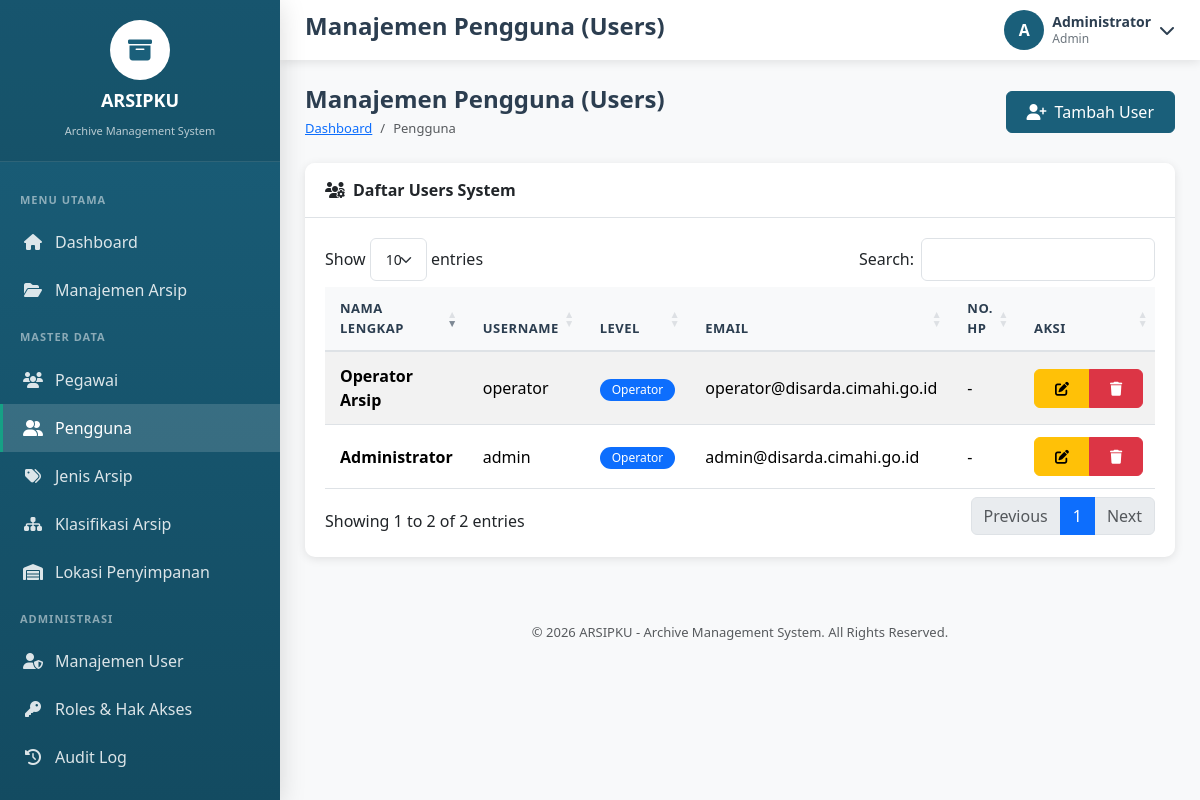
Before: /pengguna.php (signed in) with the older database file.
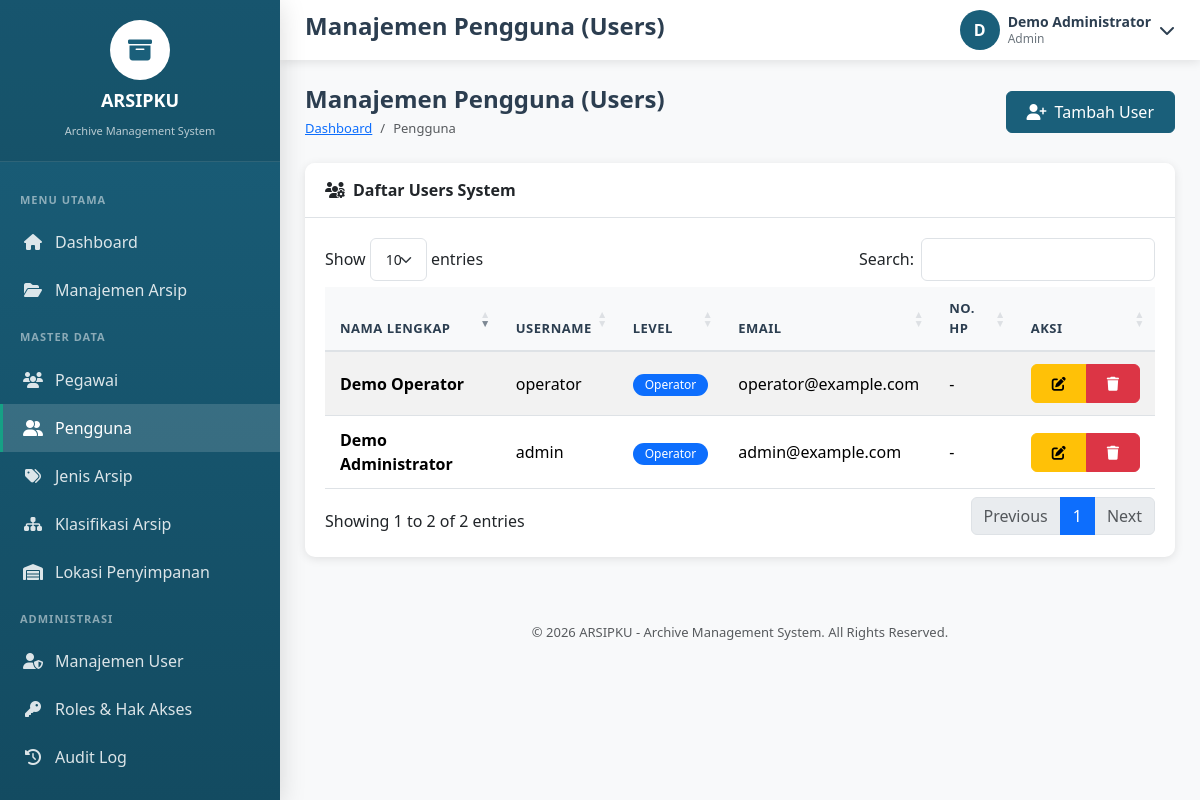
After: the same page with the newer database file.
### tables this page shows
CREATE TABLE Users (
    ID_User INT PRIMARY KEY AUTO_INCREMENT,
    Username VARCHAR(100) NOT NULL UNIQUE,
    Password VARCHAR(255) NOT NULL,
    Nama_Lengkap VARCHAR(255) NOT NULL,
    Email VARCHAR(255) UNIQUE,
    Role ENUM('Admin', 'Operator', 'Viewer') DEFAULT 'Viewer',
    Status ENUM('Aktif', 'Nonaktif') DEFAULT 'Aktif',
    Created_At TIMESTAMP DEFAULT CURRENT_TIMESTAMP,
    Last_Login TIMESTAMP NULL
);

### config/config.php (called while the page is built, shortened)
<?php
function getUserRole() {
    return $_SESSION['user_role'] ?? 'Viewer';
}
function hasAccess($requiredRole) {
    $userRole = getUserRole();
    $roles = ['Admin' => 3, 'Operator' => 2, 'Viewer' => 1];
    return ($roles[$userRole] ?? 0) >= ($roles[$requiredRole] ?? 0);
}
?>

### pengguna.php (the view, shortened to what this page needs)
<?php
$pageTitle = 'Manajemen Pengguna (Users)';
require_once 'includes/header.php';
$db = getDB();
$userList = $db->query("SELECT * FROM users ORDER BY nama_lengkap ASC")->fetchAll(PDO::FETCH_ASSOC);
require_once 'includes/sidebar.php';
require_once 'includes/topbar.php';
?>
<div class="page-header d-flex justify-content-between align-items-center">
    <div>
        <h1 class="page-title">Manajemen Pengguna (Users)</h1>
        <nav aria-label="breadcrumb">
            <ol class="breadcrumb">
                <li class="breadcrumb-item"><a href="index.php">Dashboard</a></li>
                <li class="breadcrumb-item active">Pengguna</li>
            </ol>
        </nav>
    </div>
    <?php if (hasAccess('Admin')): ?>
    <button class="btn btn-primary" data-bs-toggle="modal" data-bs-target="#addModal">
        <i class="fas fa-user-plus me-2"></i>Tambah User
    </button>
    <?php endif; ?>
</div>
<div class="card mt-3">
    <div class="card-header"><i class="fas fa-users-cog me-2"></i>Daftar Users System</div>
    <div class="card-body">
        <div class="table-responsive">
            <table class="table data-table table-striped table-hover">
                <thead>
                    <tr>
                        <th>Nama Lengkap</th>
                        <th>Username</th>
                        <th>Level</th>
                        <th>Email</th>
                        <th>No. HP</th>
                        <th>Aksi</th>
                    </tr>
                </thead>
                <tbody>
                    <?php foreach ($userList as $u): ?>
                    <?php
                        $id = $u['id_user'] ?? $u['ID_User'];
                        $nama = $u['nama_lengkap'] ?? $u['Nama_Lengkap'];
                        $username = $u['username'] ?? $u['Username'];
                        $level = $u['level'] ?? $u['Level'] ?? 'Operator';
                        $email = $u['email'] ?? $u['Email'] ?? '-';
                        $hp = $u['no_hp'] ?? $u['No_HP'] ?? '-';
                        $badgeClass = ($level === 'Admin') ? 'bg-danger' : 'bg-primary';
                    ?>
                    <tr>
                        <td><strong><?= htmlspecialchars($nama) ?></strong></td>
                        <td><?= htmlspecialchars($username) ?></td>
                        <td><span class="badge <?= $badgeClass ?>"><?= htmlspecialchars($level) ?></span></td>
                        <td><?= htmlspecialchars($email) ?></td>
                        <td><?= htmlspecialchars($hp) ?></td>
                        <td>
                            <div class="btn-group btn-group-sm">
                                <?php if (hasAccess('Admin')): ?>
                                <button class="btn btn-warning" onclick='editUser(<?= json_encode($u) ?>)' title="Edit">
                                    <i class="fas fa-edit"></i>
                                </button>
                                <a href="pengguna.php?hapus_id=<?= $id ?>" class="btn btn-danger" onclick="return confirm('Yakin hapus user ini?')" title="Hapus">
                                    <i class="fas fa-trash"></i>
                                </a>
                                <?php endif; ?>
                            </div>
                        </td>
                    </tr>
                    <?php endforeach; ?>
                </tbody>
            </table>
        </div>
    </div>
</div>
<?php require_once 'includes/footer.php'; ?>

### includes/topbar.php (shortened to what this page needs)
<main class="main-content">
    <header class="top-header">
        <div class="header-left">
            <h4><?= $pageTitle ?? 'Dashboard' ?></h4>
        </div>
        <div class="header-right">
            <div class="user-info dropdown">
                <div class="d-flex align-items-center" data-bs-toggle="dropdown" style="cursor: pointer;">
                    <div class="user-avatar">
                        <?= strtoupper(substr($_SESSION['user_name'] ?? 'U', 0, 1)) ?>
                    </div>
                    <div class="user-details ms-2">
                        <div class="name"><?= $_SESSION['user_name'] ?? 'User' ?></div>
                        <div class="role"><?= $_SESSION['user_role'] ?? 'Viewer' ?></div>
                    </div>
                    <i class="fas fa-chevron-down ms-2"></i>
                </div>
            </div>
        </div>
    </header>
    <div class="page-content">

Changed rows visible on the page:
changed users "admin": Nama_Lengkap "Administrator" → "Demo Administrator"; Email "admin@disarda.cimahi.go.id" → "admin@example.com"
changed users "operator": Nama_Lengkap "Operator Arsip" → "Demo Operator"; Email "operator@disarda.cimahi.go.id" → "operator@example.com"
Other visible differences:
substr($_SESSION['user_name'] ?? 'U', 0, 1): "A" → "D"
$_SESSION['user_name']: "Administrator" → "Demo Administrator"
